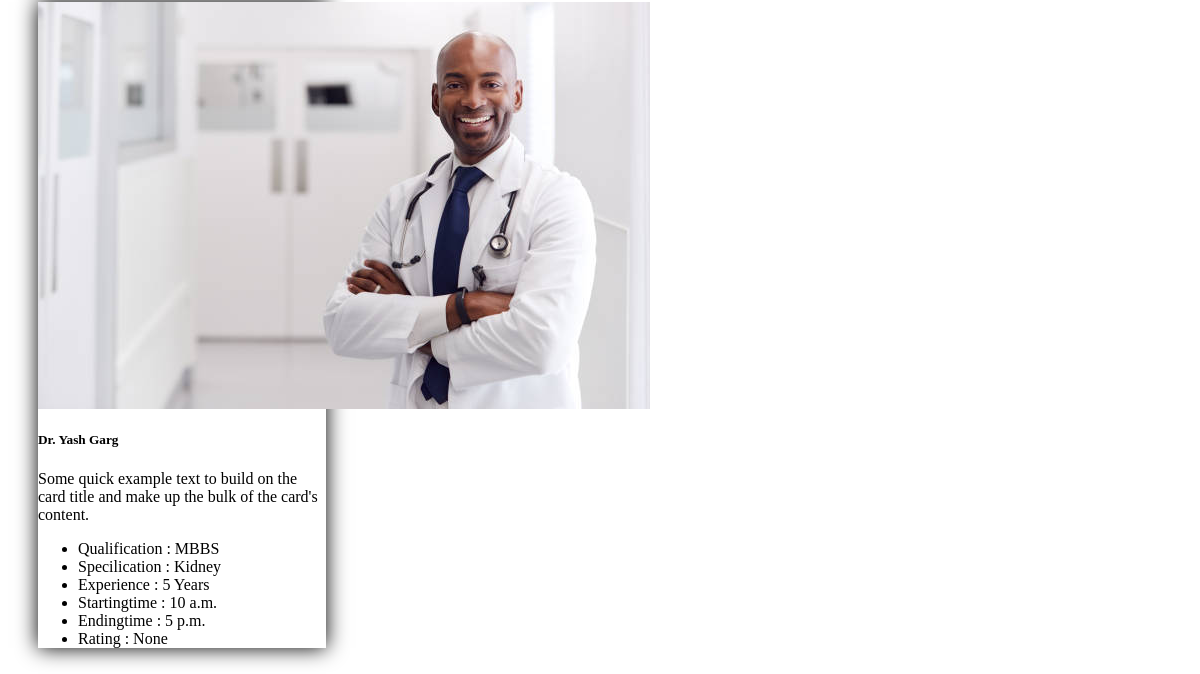
The app's page /gethospitaldetails/24/ (lower part), older data.
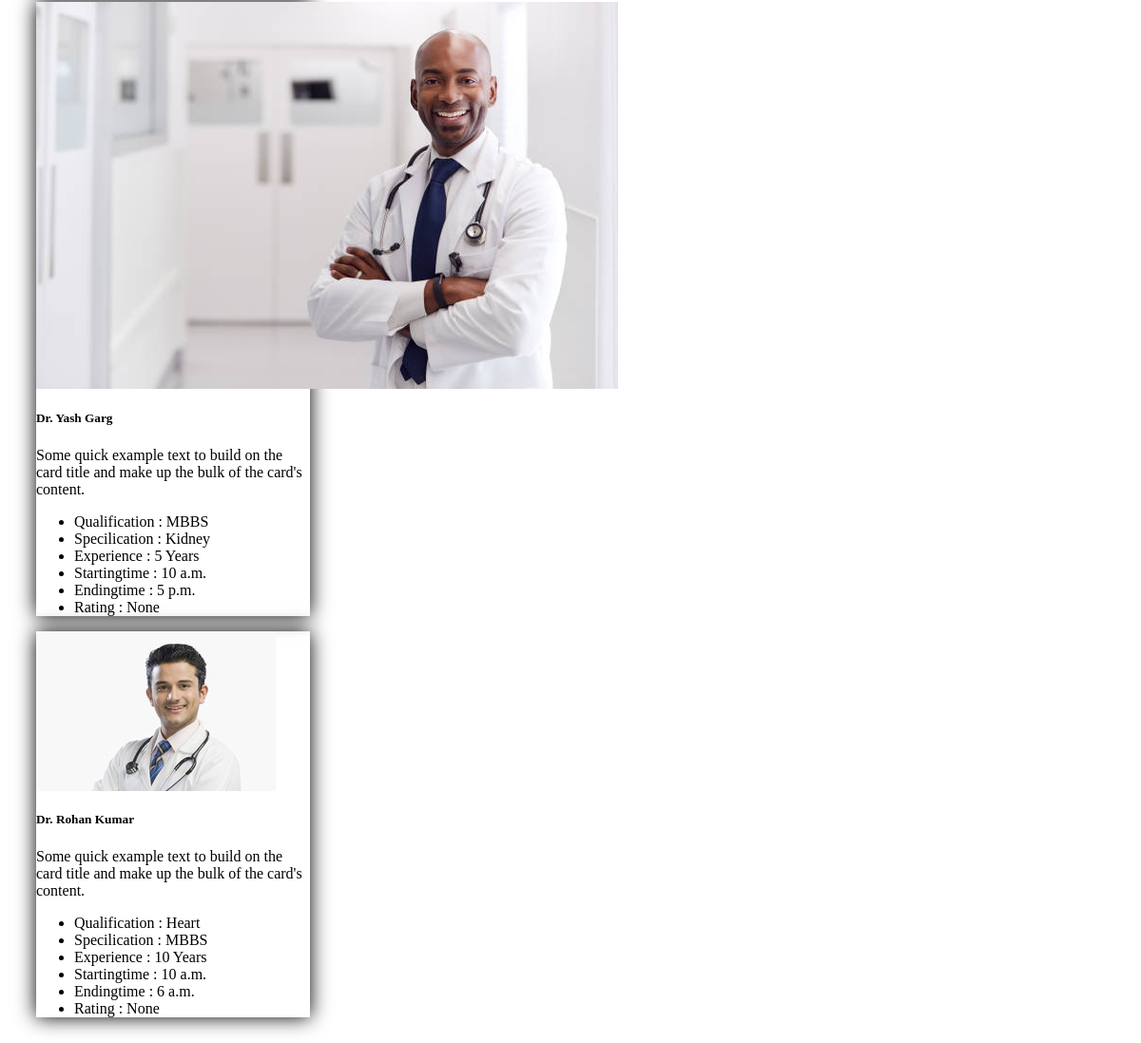
The same page, newer data.
### allapps/models.py (models this page shows)
class Doctor(models.Model):
    Name = models.CharField(max_length=30)
    picture = models.ImageField(upload_to="doctorImages", blank=True, null=True)
    Qualification = models.CharField(max_length=30)
    Specilization = models.CharField(max_length=30)
    experience = models.CharField(max_length=30)
    startingtime = models.TimeField(max_length=30)
    endingtime = models.TimeField()
    ratings = models.IntegerField(null=True, blank=True)
    hospital = models.ForeignKey(Hospital, blank=True, null=True, on_delete=models.CASCADE)
    password = models.CharField(null=True, max_length=20, blank=True)
    username = models.CharField(null=True, max_length=30, blank=True)

### allapps/views.py (the view)
# urls.py: path("gethospitaldetails/<int:number>/", views.getdetails, name="getdetails"),
def getdetails(request, number):
    user = models.Hospital.objects.get(id=number)
    doctorlist = models.Doctor.objects.filter(hospital=user)
    context = {
        "user": user,
        "doctorlist": doctorlist
    }
    return render(request, "hospitaldetail.html", context)

### allapps/template/hospitaldetail.html (shortened to what this page needs)
<div class="hos-det">
    <div class="mycontainer" style="margin: 30px;">
        {% for var in doctorlist %}
        <div class="card" style="width: 18rem; box-shadow: 0px 0px 20px black;">
            <div>
                <img class="card-img-top" src="/media/{{ var.picture }}" alt="Not Available">
            </div>
            <div class="card-body">
                <h5 class="card-title">{{ var.Name }}</h5>
                <p class="card-text">Some quick example text to build on the card title and make up the bulk of the
                    card's
                    content.</p>
            </div>
            <ul class="list-group list-group-flush">
                <li class="list-group-item">Qualification : {{ var.Qualification }}</li>
                <li class="list-group-item">Specilication : {{ var.Specilization }}</li>
                <li class="list-group-item">Experience : {{ var.experience }}</li>
                <li class="list-group-item">Startingtime : {{ var.startingtime }}</li>
                <li class="list-group-item">Endingtime : {{ var.endingtime }}</li>
                <li class="list-group-item">Rating : {{ var.ratings }}</li>
            </ul>
        </div>
        {% endfor %}
    </div>
</div>

Row changes from the older to the newer data that the page shows:
added Doctor: picture (picture), Name "Dr. Rohan Kumar", Qualification "Heart", Specilization "MBBS", experience "10 Years", startingtime "10 a.m.", endingtime "6 a.m.", ratings "None"
